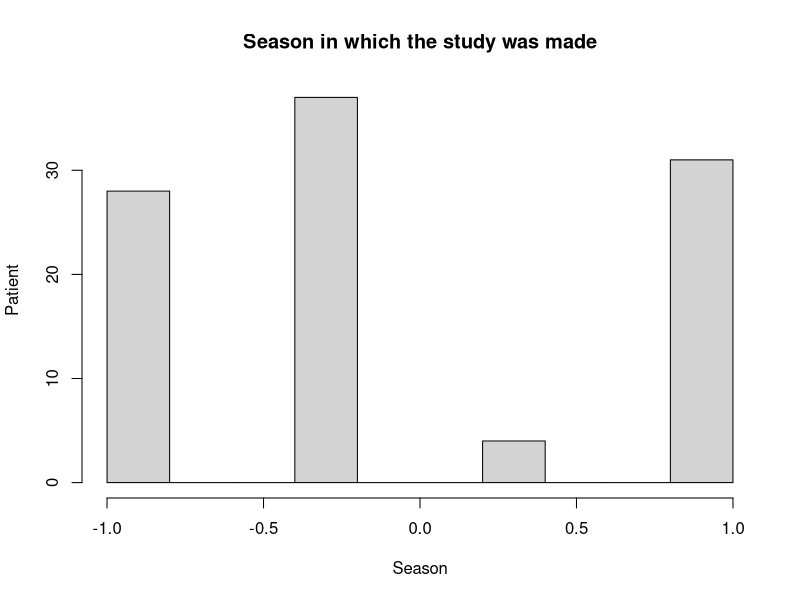
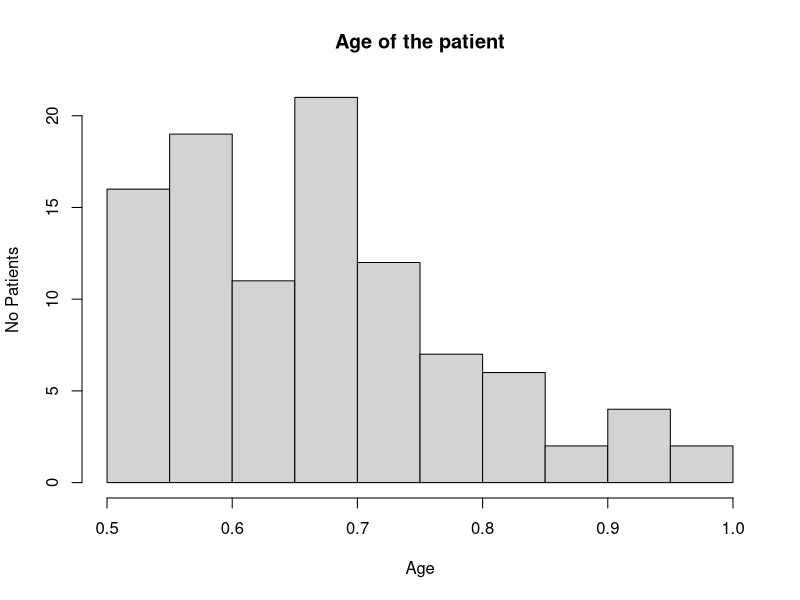
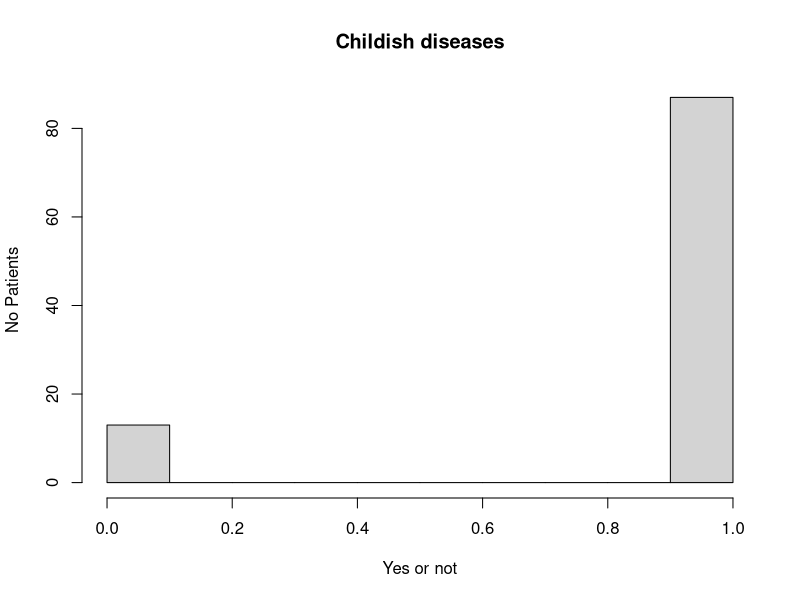
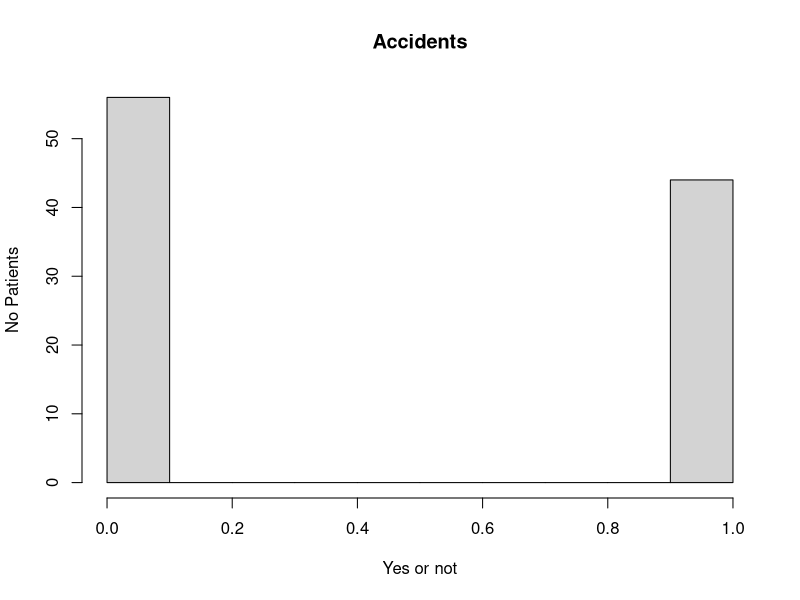
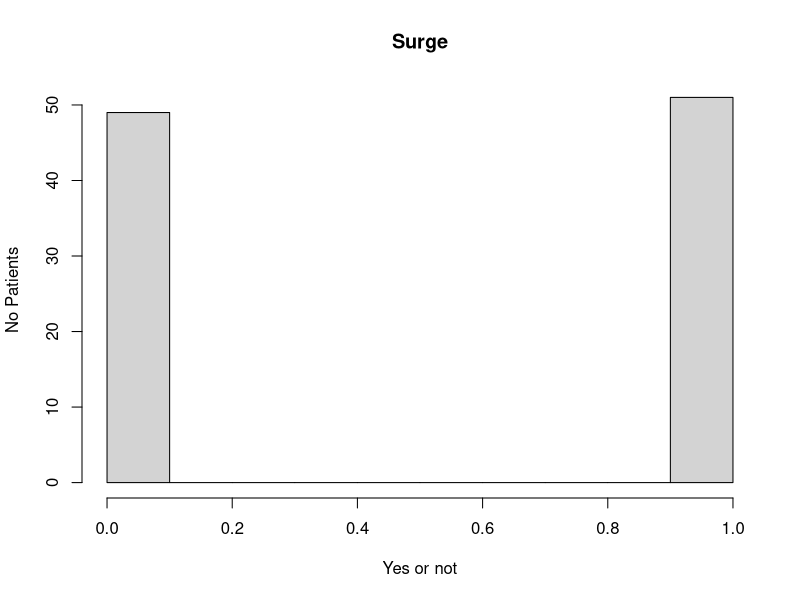
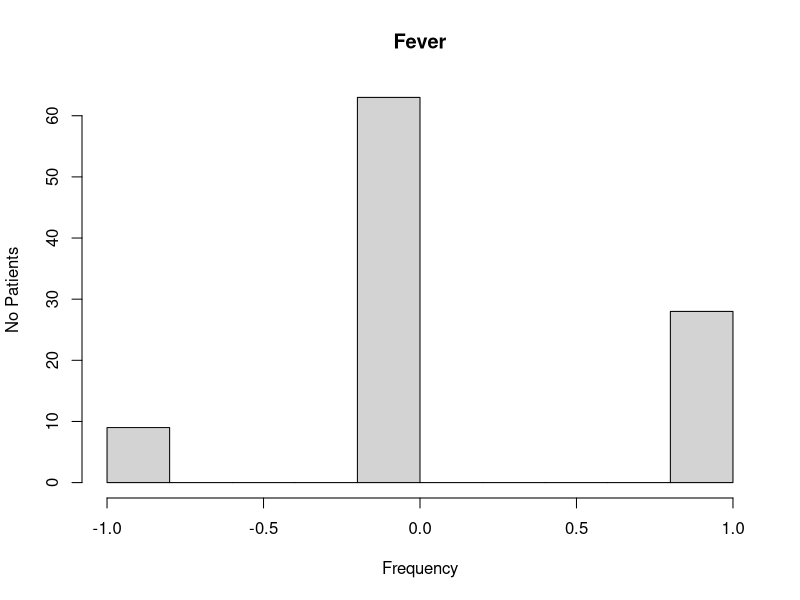
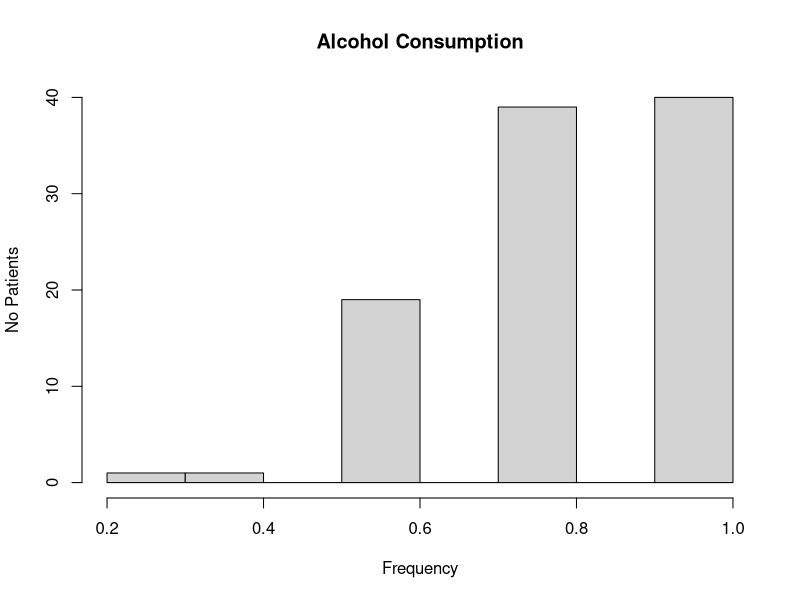
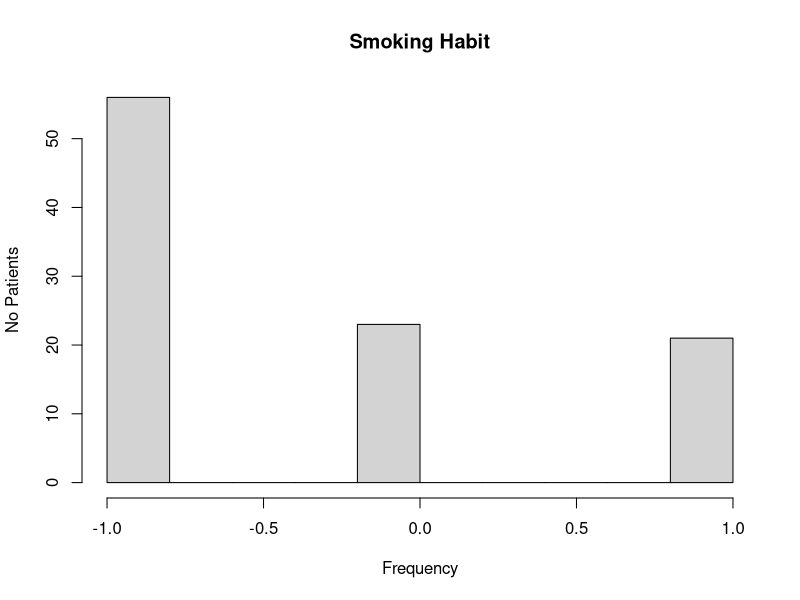

These figures' R source, in order:
## ---- chunk 1
knitr::opts_chunk$set(echo = FALSE)
## ---- chunk 2

## ---- chunk 3
ferti_data <- read.table("fertility_Diagnosis.txt",header=TRUE,sep = ",")
library(class)
library(gmodels)
nrow(ferti_data)
## ---- chunk 4
ncol(ferti_data)
## ---- chunk 5
  summary(ferti_data$Season)

## ---- chunk 6
  summary(ferti_data$Age)

## ---- chunk 7
  summary(ferti_data$Child_Disease)

## ---- chunk 8
  summary(ferti_data$Accident)

## ---- chunk 9
  summary(ferti_data$Accident)

## ---- chunk 10
  summary(ferti_data$Fever)

## ---- chunk 11
  summary(ferti_data$AlcoholConsumption)
## ---- chunk 12
  summary(ferti_data$Smoke)
## ---- chunk 13
  summary(ferti_data$Hours.Sitting)
## ---- chunk 14
  summary(ferti_data$Diagnosis)
## ---- chunk 15
  str(ferti_data)
## ---- chunk 16

## ---- chunk 17
  hist(ferti_data$Season,main = "Season in which the study was made"
       ,xlab = "Season",ylab="Patient")
## ---- chunk 18
  hist(ferti_data$Age,main = "Age of the patient"
       ,xlab = "Age",ylab="No Patients")
## ---- chunk 19
  library(e1071)
  skewness(ferti_data$Age)
## ---- chunk 20
  hist(ferti_data$Child_Disease,main = "Childish diseases"
       ,xlab = "Yes or not",ylab="No Patients")
## ---- chunk 21
  skewness(ferti_data$Child_Disease)
## ---- chunk 22
  hist(ferti_data$Accident,main = "Accidents"
       ,xlab = "Yes or not",ylab="No Patients")
## ---- chunk 23
  skewness(ferti_data$Accident)
## ---- chunk 24
  hist(ferti_data$Surge,main = "Surge"
       ,xlab = "Yes or not",ylab="No Patients")
## ---- chunk 25
  skewness(ferti_data$Surge)
## ---- chunk 26
  hist(ferti_data$Fever,main = "Fever"
       ,xlab = "Frequency",ylab="No Patients")
## ---- chunk 27
  skewness(ferti_data$Fever)
## ---- chunk 28
  hist(ferti_data$AlcoholConsumption,main = "Alcohol Consumption"
       ,xlab = "Frequency",ylab="No Patients")
## ---- chunk 29
  skewness(ferti_data$AlcoholConsumption)
## ---- chunk 30
  hist(ferti_data$Smoke,main = "Smoking Habit"
       ,xlab = "Frequency",ylab="No Patients")
## ---- chunk 31
  skewness(ferti_data$Smoke)
## ---- chunk 32
  hist(ferti_data$Hours.Sitting,main = "Hours of sitting"
       ,xlab = "Number of Hours",ylab="No Patients")
## ---- chunk 33
  skewness(ferti_data$Hours.Sitting)
## ---- chunk 34

## ---- chunk 35
  plot(x=ferti_data$Hours.Sitting,y=ferti_data$Age,xlab="Status",ylab="Age")
  cor(ferti_data$Hours.Sitting,ferti_data$Age)
## ---- chunk 36
Diagnostico<-c()
for (i in 1:100) {
  if(ferti_data$Diagnosis[i]=="N") {
    Diagnostico<-c(Diagnostico,1)
  }else{
    Diagnostico<-c(Diagnostico,0)
  }
}
table(Diagnostico)
## ---- chunk 37
boxplot(Diagnostico)
## ---- chunk 38
  nrow(Diagnostico)
  cor(Diagnostico,ferti_data$Age)
## ---- chunk 39
  plot(Diagnostico,ferti_data$Age)
## ---- chunk 40
ferti_data$Diagnosis<-factor(ferti_data$Diagnosis,
                             levels=c("N","O"),
                             labels = c("Normal","Infertile"))
## ---- chunk 41
  ferti_data_n<-as.data.frame(ferti_data[1:9])
## ---- chunk 42
  ferti_data_train<-ferti_data_n[1:85,]
  ferti_data_test<-ferti_data_n[86:100,]
## ---- chunk 43
  train_labels<-ferti_data[1:85,10]
  test_labels<-ferti_data[86:100,10]
## ---- chunk 44
  fertility_prediction<-knn(train=ferti_data_train,
                            test=ferti_data_test,
                            cl=train_labels,
                            k=3)
## ---- chunk 45
  table(test_labels)
  table(fertility_prediction)
  #table(fertility_prediction,test_labels)
## ---- chunk 46
  CrossTable(x=test_labels,
             y=fertility_prediction,
             prop.chisq = FALSE)
## ---- chunk 47
  table(fertility_prediction)
## ---- chunk 48
  plot(fertility_prediction)
## ---- chunk 49
  table(test_labels)
## ---- chunk 50
  plot(test_labels)
## ---- chunk 51
  CrossTable(x=test_labels,
             y=fertility_prediction,
             prop.chisq = FALSE)
## ---- chunk 52
  13
## ---- chunk 53
  0
## ---- chunk 54
  1
## ---- chunk 55
  1
